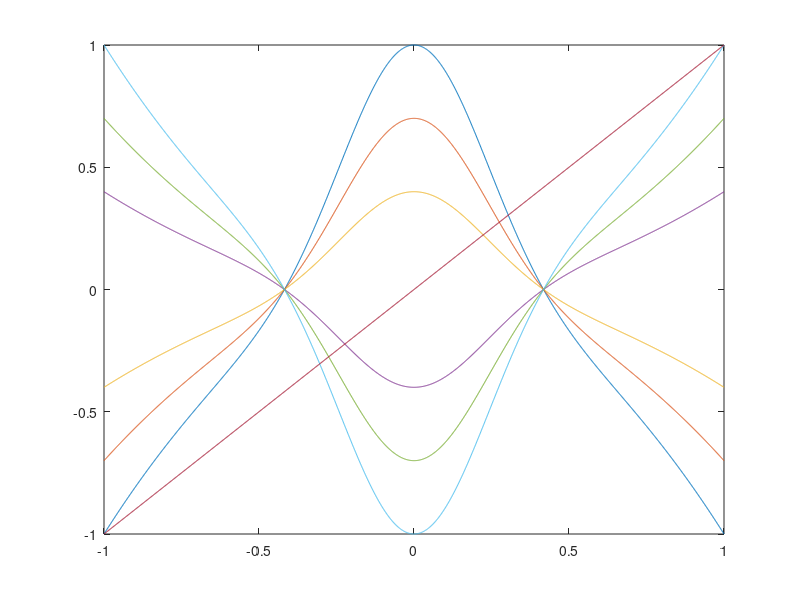

This chart was generated by the following MATLAB code:
clear;clc;


% % f(x) = b(exp(-ax^2) - x^2)
x = -1:0.001:1;


f1 = 1 * (exp(-10 * x .* x) - x .* x);
f2 = 0.7 * (exp(-10 * x .* x) - x .* x);
f3 = 0.4 * (exp(-10 * x .* x) - x .* x);
f4 = -0.4 * (exp(-10 * x .* x) - x .* x);
f5 = -0.7 * (exp(-10 * x .* x) - x .* x);
f6 = -1 * (exp(-10 * x .* x) - x .* x);
f7 = x;

% text(0,-1, '<--b=-1');

plot(x, f1, x, f2, x, f3, x, f4, x, f5, x, f6, x, f7);